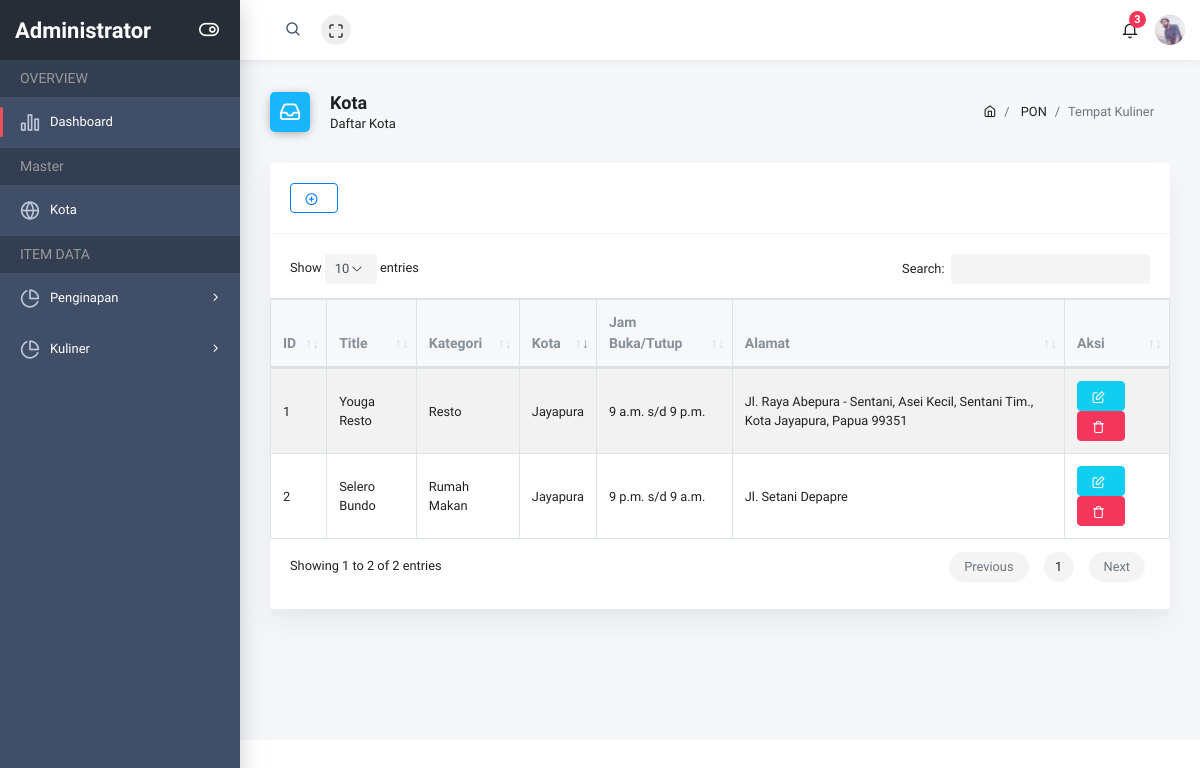
Screenshot of /kuliner (signed in) with the database file from the repository.
### pon/models.py (models this page shows, shortened)
class Kuliner(models.Model):
    id_kuliner = models.AutoField(primary_key=True)
    kategori = models.ForeignKey(Kategori_kuliner, on_delete=models.CASCADE)
    kota = models.ForeignKey(Kota, on_delete=models.CASCADE)
    title = models.CharField(max_length=250)
    latitude = models.CharField(max_length=128)
    longitude = models.CharField(max_length=128)
    jam_buka = models.TimeField(auto_now_add=False)
    jam_tutup = models.TimeField(auto_now_add=False)
    alamat = models.CharField(max_length=250)
    deskripsi = models.TextField()
    class Meta:
        ordering = ('id_kuliner',)

class Kategori_kuliner(models.Model):
    id_kk = models.AutoField(primary_key=True)
    kategori = models.CharField(max_length=50)
    class Meta:
        ordering = ('id_kk',)
    def __str__(self):
        return self.kategori

class Kota(models.Model):
    id_kota = models.AutoField(primary_key=True)
    nama_kota = models.CharField(max_length=50)
    class Meta:
        ordering = ('id_kota',)
    def __str__(self):
        return self.nama_kota

### pon/views.py (the view)
# urls.py: path('kuliner', login_required(KulinerView.as_view()), name='kuliner'),
class KulinerView(ListView):
    template_name = 'layout/r-kuliner.html';
    model = Kuliner

### pon/templates/layout/r-kuliner.html
{% extends 'base/base_site.html' %}
{% block content %}
<div class="page-header">
    <div class="row align-items-end">
        <div class="col-lg-8">
            <div class="page-header-title">
                <i class="ik ik-inbox bg-blue"></i>
                <div class="d-inline">
                    <h5>Kota</h5>
                    <span>Daftar Kota<span>
                </div>
            </div>
        </div>
        <div class="col-lg-4">
            <nav class="breadcrumb-container" aria-label="breadcrumb">
                <ol class="breadcrumb">
                    <li class="breadcrumb-item">
                        <a href="../index.html"><i class="ik ik-home"></i></a>
                    </li>
                    <li class="breadcrumb-item">
                        <a href="#">PON</a>
                    </li>
                    <li class="breadcrumb-item active" aria-current="page">Tempat Kuliner</li>
                </ol>
            </nav>
        </div>
    </div>
</div>
<div class="row">
    <div class="col-md-12">
        <div class="card">
            <div class="card-header">
                <span class="center"><a href="#" class="btn btn-outline-primary" title="Tambah URL" type="button"><i class="ik ik-plus-circle"></i></a></span>
            </div>
            <div class="card-body">
                <table id="order-table" class="table table-striped table-bordered">
                    <thead>
                        <tr>
                            <th>ID</th>
                            <th>Title</th>
                            <th>Kategori</th>
                            <th>Kota</th>
                            <th>Jam Buka/Tutup</th>
                            <th>Alamat</th>
                            <th>Aksi</th>
                        </tr>
                    </thead>
                    <tbody>
                        {% for items in object_list %}
                        <tr>
                            <td>{{ items.id_kuliner }}</td>
                            <td>{{ items.title }}</td>
                            <td>{{ items.kategori }}</td>
                            <td>{{ items.kota }}</td>
                            <td>{{ items.jam_buka }} s/d {{ items.jam_tutup }}</td>
                            <td>{{ items.alamat }}</td>
                            <td>
                                <a href="#" class="small btn btn-info" title="Edit"><i class="ik ik-edit"></i></a>
                                <a href="#" class="small btn btn-danger" title="Hapus"><i class="ik ik-trash"></i></a>
                            </td>
                        </tr>
                        {% endfor %}
                    </tbody>
                </table>
            </div>
        </div>
    </div>
</div>
{% endblock content %}

### pon/templates/base/base_site.html (shortened to what this page needs)
<!doctype html>
<html class="no-js" lang="en">
    <head>
        <link rel="stylesheet" href="/static/plugins/bootstrap/dist/css/bootstrap.min.css">
        <link rel="stylesheet" href="/static/plugins/fontawesome-free/css/all.min.css">
        <link rel="stylesheet" href="/static/plugins/icon-kit/dist/css/iconkit.min.css">
        <link rel="stylesheet" href="/static/plugins/ionicons/dist/css/ionicons.min.css">
        <link rel="stylesheet" href="/static/plugins/perfect-scrollbar/css/perfect-scrollbar.css">
        <link rel="stylesheet" href="/static/plugins/datatables.net-bs4/css/dataTables.bootstrap4.min.css">
        <link rel="stylesheet" href="/static/plugins/jvectormap/jquery-jvectormap.css">
        <link rel="stylesheet" href="/static/plugins/tempusdominus-bootstrap-4/build/css/tempusdominus-bootstrap-4.min.css">
        <link rel="stylesheet" href="/static/plugins/weather-icons/css/weather-icons.min.css">
        <link rel="stylesheet" href="/static/plugins/c3/c3.min.css">
        <link rel="stylesheet" href="/static/plugins/owl.carousel/dist/assets/owl.carousel.min.css">
        <link rel="stylesheet" href="/static/plugins/owl.carousel/dist/assets/owl.theme.default.min.css">
        <link rel="stylesheet" href="/static/dist/css/theme.min.css">
    </head>
    <body>
        <div class="wrapper">
            <header class="header-top" header-theme="light">
                <div class="container-fluid">
                    <div class="d-flex justify-content-between">
                        <div class="top-menu d-flex align-items-center">
                            <div class="header-search">
                                <div class="input-group">
                                    <input type="text" class="form-control">
                                    <span class="input-group-addon search-btn"><i class="ik ik-search"></i></span>
                                </div>
                            </div>
                            <button type="button" id="navbar-fullscreen" class="nav-link"><i class="ik ik-maximize"></i></button>
                        </div>
                        <div class="top-menu d-flex align-items-center">
                            <div class="dropdown">
                                <a class="nav-link dropdown-toggle" href="#" id="notiDropdown" role="button" data-toggle="dropdown" aria-haspopup="true" aria-expanded="false"><i class="ik ik-bell"></i><span class="badge bg-danger">3</span></a>
                            </div>
                            {% if user.is_authenticated %}
                            <div class="dropdown">
                                <a class="dropdown-toggle" href="#" id="userDropdown" role="button" data-toggle="dropdown" aria-haspopup="true" aria-expanded="false"><img class="avatar" src="/static/img/user.jpg" alt=""></a>
                            </div>
                            {% endif %}
                        </div>
                    </div>
                </div>
            </header>
            <div class="page-wrap">
                <div class="app-sidebar colored">
                    <div class="sidebar-header">
                        <a class="header-brand" href="index.html">
                            <span class="text">Administrator</span>
                        </a>
                        <button type="button" class="nav-toggle"><i data-toggle="expanded" class="ik ik-toggle-right toggle-icon"></i></button>
                    </div>
                    <div class="sidebar-content">
                        <div class="nav-container">
                            <nav id="main-menu-navigation" class="navigation-main">
                                <div class="nav-lavel">OVERVIEW</div>
                                <div class="nav-item active">
                                    <a href="{% url 'dashboard' %}"><i class="ik ik-bar-chart-2"></i><span>Dashboard</span></a>
                                </div>
                                <div class="nav-lavel">Master</div>
                                <div class="nav-item">
                                    <a href="{% url 'kota' %}"><i class="ik ik-globe"></i><span>Kota</span></a>
                                </div>
                                <div class="nav-lavel">ITEM DATA </div>
                                <div class="nav-item has-sub">
                                    <a href="#"><i class="ik ik-pie-chart"></i><span>Penginapan</span></a>
                                </div>
                                <div class="nav-item has-sub">
                                    <a href="#"><i class="ik ik-pie-chart"></i><span>Kuliner</span></a>
                                </div>
                            </nav>
                        </div>
                    </div>
                </div>
                <div class="main-content">
                    <div class="container-fluid">
                        {% block content %}{% endblock content %}
    </body>
</html>

### rows the page displays
Kuliner: id_kuliner "1", title "Youga Resto", kategori "Resto", kota "Jayapura", jam_buka "9 a.m.", jam_tutup "9 p.m.", alamat "Jl. Raya Abepura - Sentani, Asei Kecil, Sentani Tim., Kota Jayapura, Papua 99351"
Kuliner: id_kuliner "2", title "Selero Bundo", kategori "Rumah Makan", kota "Jayapura", jam_buka "9 p.m.", jam_tutup "9 a.m.", alamat "Jl. Setani Depapre"
